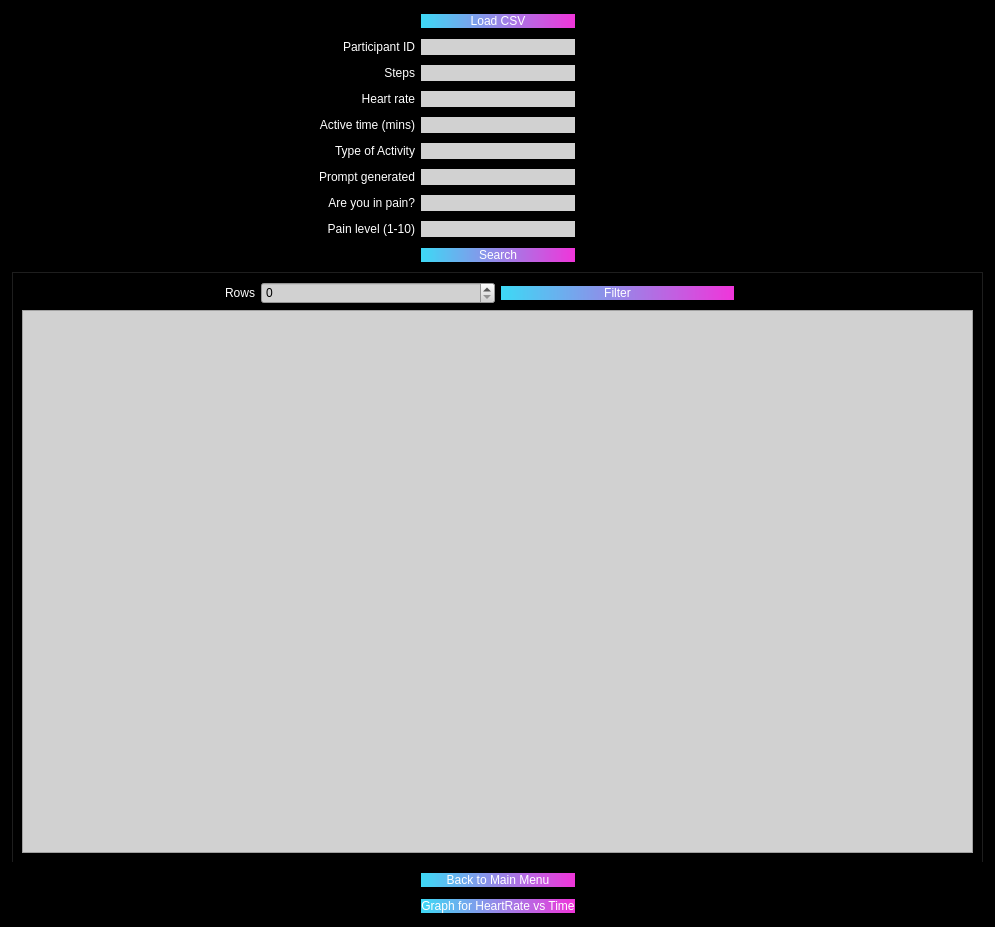
<?xml version="1.0" encoding="UTF-8"?>
<ui version="4.0">
 <class>DataView</class>
 <widget class="QWidget" name="DataView">
  <property name="geometry">
   <rect>
    <x>0</x>
    <y>0</y>
    <width>995</width>
    <height>927</height>
   </rect>
  </property>
  <property name="windowTitle">
   <string>Data View</string>
  </property>
  <property name="styleSheet">
   <string notr="true">background-color: rgb(0, 0, 0);</string>
  </property>
  <layout class="QGridLayout" name="gridLayout_3">
   <item row="0" column="0">
    <layout class="QGridLayout" name="gridLayout">
     <item row="3" column="5">
      <spacer name="horizontalSpacer_8">
       <property name="orientation">
        <enum>Qt::Horizontal</enum>
       </property>
       <property name="sizeHint" stdset="0">
        <size>
         <width>40</width>
         <height>20</height>
        </size>
       </property>
      </spacer>
     </item>
     <item row="6" column="0">
      <spacer name="horizontalSpacer_16">
       <property name="orientation">
        <enum>Qt::Horizontal</enum>
       </property>
       <property name="sizeHint" stdset="0">
        <size>
         <width>40</width>
         <height>20</height>
        </size>
       </property>
      </spacer>
     </item>
     <item row="10" column="6">
      <spacer name="horizontalSpacer_13">
       <property name="orientation">
        <enum>Qt::Horizontal</enum>
       </property>
       <property name="sizeHint" stdset="0">
        <size>
         <width>40</width>
         <height>20</height>
        </size>
       </property>
      </spacer>
     </item>
     <item row="13" column="0">
      <spacer name="horizontalSpacer_25">
       <property name="orientation">
        <enum>Qt::Horizontal</enum>
       </property>
       <property name="sizeHint" stdset="0">
        <size>
         <width>40</width>
         <height>20</height>
        </size>
       </property>
      </spacer>
     </item>
     <item row="0" column="2">
      <spacer name="horizontalSpacer_3">
       <property name="orientation">
        <enum>Qt::Horizontal</enum>
       </property>
       <property name="sizeHint" stdset="0">
        <size>
         <width>40</width>
         <height>20</height>
        </size>
       </property>
      </spacer>
     </item>
     <item row="2" column="5">
      <spacer name="horizontalSpacer_9">
       <property name="orientation">
        <enum>Qt::Horizontal</enum>
       </property>
       <property name="sizeHint" stdset="0">
        <size>
         <width>40</width>
         <height>20</height>
        </size>
       </property>
      </spacer>
     </item>
     <item row="11" column="0" colspan="7">
      <widget class="QTabWidget" name="tabWidget">
       <property name="font">
        <font>
         <pointsize>13</pointsize>
        </font>
       </property>
       <property name="currentIndex">
        <number>0</number>
       </property>
       <property name="tabsClosable">
        <bool>false</bool>
       </property>
       <property name="movable">
        <bool>false</bool>
       </property>
       <property name="tabBarAutoHide">
        <bool>true</bool>
       </property>
       <widget class="QWidget" name="tab">
        <attribute name="title">
         <string>Data</string>
        </attribute>
        <layout class="QGridLayout" name="gridLayout_2">
         <item row="0" column="2">
          <widget class="QSpinBox" name="spinBox">
           <property name="styleSheet">
            <string notr="true">background-color: rgb(209, 209, 209);</string>
           </property>
          </widget>
         </item>
         <item row="0" column="1">
          <widget class="QLabel" name="label">
           <property name="layoutDirection">
            <enum>Qt::LeftToRight</enum>
           </property>
           <property name="styleSheet">
            <string notr="true">color: rgb(255, 255, 255)</string>
           </property>
           <property name="text">
            <string>Rows</string>
           </property>
           <property name="alignment">
            <set>Qt::AlignRight|Qt::AlignTrailing|Qt::AlignVCenter</set>
           </property>
          </widget>
         </item>
         <item row="0" column="3">
          <widget class="QPushButton" name="BtnDescribe">
           <property name="font">
            <font>
             <family>Microsoft YaHei UI</family>
             <pointsize>9</pointsize>
             <weight>50</weight>
             <italic>false</italic>
             <bold>false</bold>
            </font>
           </property>
           <property name="styleSheet">
            <string notr="true">background-color: qlineargradient(spread:pad, x1:0, y1:0, x2:1, y2:0, stop:0 rgba(61, 217, 245, 255), stop:1 rgba(240, 53, 218, 255));
font: 9pt &quot;Microsoft YaHei UI&quot;;
color: rgb(255, 255, 255);
border-style: solid;
border-radius: 15px;</string>
           </property>
           <property name="text">
            <string>Filter</string>
           </property>
          </widget>
         </item>
         <item row="2" column="1" colspan="4">
          <widget class="QTableWidget" name="tableWidget">
           <property name="styleSheet">
            <string notr="true">background-color: rgb(209, 209, 209);</string>
           </property>
          </widget>
         </item>
        </layout>
       </widget>
      </widget>
     </item>
     <item row="7" column="0">
      <spacer name="horizontalSpacer_18">
       <property name="orientation">
        <enum>Qt::Horizontal</enum>
       </property>
       <property name="sizeHint" stdset="0">
        <size>
         <width>40</width>
         <height>20</height>
        </size>
       </property>
      </spacer>
     </item>
     <item row="2" column="2">
      <widget class="QLabel" name="label_5">
       <property name="styleSheet">
        <string notr="true">color: rgb(255, 255, 255);</string>
       </property>
       <property name="text">
        <string>Steps</string>
       </property>
       <property name="alignment">
        <set>Qt::AlignRight|Qt::AlignTrailing|Qt::AlignVCenter</set>
       </property>
      </widget>
     </item>
     <item row="5" column="2">
      <widget class="QLabel" name="label_6">
       <property name="styleSheet">
        <string notr="true">color: rgb(255, 255, 255);</string>
       </property>
       <property name="text">
        <string>Type of Activity</string>
       </property>
       <property name="alignment">
        <set>Qt::AlignRight|Qt::AlignTrailing|Qt::AlignVCenter</set>
       </property>
      </widget>
     </item>
     <item row="6" column="5">
      <spacer name="horizontalSpacer_17">
       <property name="orientation">
        <enum>Qt::Horizontal</enum>
       </property>
       <property name="sizeHint" stdset="0">
        <size>
         <width>40</width>
         <height>20</height>
        </size>
       </property>
      </spacer>
     </item>
     <item row="6" column="2">
      <widget class="QLabel" name="label_7">
       <property name="styleSheet">
        <string notr="true">color: rgb(255, 255, 255);</string>
       </property>
       <property name="text">
        <string>Prompt generated</string>
       </property>
       <property name="alignment">
        <set>Qt::AlignRight|Qt::AlignTrailing|Qt::AlignVCenter</set>
       </property>
      </widget>
     </item>
     <item row="1" column="5">
      <spacer name="horizontalSpacer_11">
       <property name="orientation">
        <enum>Qt::Horizontal</enum>
       </property>
       <property name="sizeHint" stdset="0">
        <size>
         <width>40</width>
         <height>20</height>
        </size>
       </property>
      </spacer>
     </item>
     <item row="4" column="2">
      <widget class="QLabel" name="label_4">
       <property name="styleSheet">
        <string notr="true">color: rgb(255, 255, 255);</string>
       </property>
       <property name="text">
        <string>Active time (mins)</string>
       </property>
       <property name="alignment">
        <set>Qt::AlignRight|Qt::AlignTrailing|Qt::AlignVCenter</set>
       </property>
      </widget>
     </item>
     <item row="9" column="3">
      <widget class="QLineEdit" name="PainLevelLabel">
       <property name="styleSheet">
        <string notr="true">background-color: rgb(209, 209, 209);
border-radius: 11px;</string>
       </property>
      </widget>
     </item>
     <item row="4" column="0">
      <spacer name="horizontalSpacer_7">
       <property name="orientation">
        <enum>Qt::Horizontal</enum>
       </property>
       <property name="sizeHint" stdset="0">
        <size>
         <width>40</width>
         <height>20</height>
        </size>
       </property>
      </spacer>
     </item>
     <item row="13" column="3">
      <widget class="QPushButton" name="HeartGraph">
       <property name="styleSheet">
        <string notr="true">background-color: qlineargradient(spread:pad, x1:0, y1:0, x2:1, y2:0, stop:0 rgba(61, 217, 245, 255), stop:1 rgba(240, 53, 218, 255));
font: 9pt &quot;Microsoft YaHei UI&quot;;
color: rgb(255, 255, 255);
border-style: solid;
border-radius: 15px;</string>
       </property>
       <property name="text">
        <string>Graph for HeartRate vs Time</string>
       </property>
      </widget>
     </item>
     <item row="4" column="5">
      <spacer name="horizontalSpacer_10">
       <property name="orientation">
        <enum>Qt::Horizontal</enum>
       </property>
       <property name="sizeHint" stdset="0">
        <size>
         <width>40</width>
         <height>20</height>
        </size>
       </property>
      </spacer>
     </item>
     <item row="9" column="2">
      <widget class="QLabel" name="label_9">
       <property name="styleSheet">
        <string notr="true">color: rgb(255, 255, 255);</string>
       </property>
       <property name="text">
        <string>Pain level (1-10)</string>
       </property>
       <property name="alignment">
        <set>Qt::AlignRight|Qt::AlignTrailing|Qt::AlignVCenter</set>
       </property>
      </widget>
     </item>
     <item row="1" column="2">
      <widget class="QLabel" name="label_2">
       <property name="styleSheet">
        <string notr="true">color: rgb(255, 255, 255);</string>
       </property>
       <property name="text">
        <string>Participant ID</string>
       </property>
       <property name="alignment">
        <set>Qt::AlignRight|Qt::AlignTrailing|Qt::AlignVCenter</set>
       </property>
      </widget>
     </item>
     <item row="4" column="3">
      <widget class="QLineEdit" name="TimeLabel">
       <property name="styleSheet">
        <string notr="true">background-color: rgb(209, 209, 209);
border-radius: 11px;</string>
       </property>
      </widget>
     </item>
     <item row="3" column="1">
      <spacer name="horizontalSpacer_6">
       <property name="orientation">
        <enum>Qt::Horizontal</enum>
       </property>
       <property name="sizeHint" stdset="0">
        <size>
         <width>40</width>
         <height>20</height>
        </size>
       </property>
      </spacer>
     </item>
     <item row="10" column="2">
      <spacer name="horizontalSpacer_12">
       <property name="orientation">
        <enum>Qt::Horizontal</enum>
       </property>
       <property name="sizeHint" stdset="0">
        <size>
         <width>40</width>
         <height>20</height>
        </size>
       </property>
      </spacer>
     </item>
     <item row="5" column="5">
      <spacer name="horizontalSpacer_15">
       <property name="orientation">
        <enum>Qt::Horizontal</enum>
       </property>
       <property name="sizeHint" stdset="0">
        <size>
         <width>40</width>
         <height>20</height>
        </size>
       </property>
      </spacer>
     </item>
     <item row="13" column="5">
      <spacer name="horizontalSpacer_24">
       <property name="orientation">
        <enum>Qt::Horizontal</enum>
       </property>
       <property name="sizeHint" stdset="0">
        <size>
         <width>40</width>
         <height>20</height>
        </size>
       </property>
      </spacer>
     </item>
     <item row="9" column="5">
      <spacer name="horizontalSpacer_21">
       <property name="orientation">
        <enum>Qt::Horizontal</enum>
       </property>
       <property name="sizeHint" stdset="0">
        <size>
         <width>40</width>
         <height>20</height>
        </size>
       </property>
      </spacer>
     </item>
     <item row="12" column="3">
      <widget class="QPushButton" name="MainMenu">
       <property name="styleSheet">
        <string notr="true">background-color: qlineargradient(spread:pad, x1:0, y1:0, x2:1, y2:0, stop:0 rgba(61, 217, 245, 255), stop:1 rgba(240, 53, 218, 255));
font: 9pt &quot;Microsoft YaHei UI&quot;;
color: rgb(255, 255, 255);
border-style: solid;
border-radius: 15px;</string>
       </property>
       <property name="text">
        <string>Back to Main Menu</string>
       </property>
      </widget>
     </item>
     <item row="5" column="1">
      <spacer name="horizontalSpacer_14">
       <property name="orientation">
        <enum>Qt::Horizontal</enum>
       </property>
       <property name="sizeHint" stdset="0">
        <size>
         <width>40</width>
         <height>20</height>
        </size>
       </property>
      </spacer>
     </item>
     <item row="10" column="3">
      <widget class="QPushButton" name="ButtonSearch">
       <property name="styleSheet">
        <string notr="true">background-color: qlineargradient(spread:pad, x1:0, y1:0, x2:1, y2:0, stop:0 rgba(61, 217, 245, 255), stop:1 rgba(240, 53, 218, 255));
font: 9pt &quot;Microsoft YaHei UI&quot;;
color: rgb(255, 255, 255);
border-style: solid;
border-radius: 15px;</string>
       </property>
       <property name="text">
        <string>Search</string>
       </property>
      </widget>
     </item>
     <item row="12" column="5">
      <spacer name="horizontalSpacer_22">
       <property name="orientation">
        <enum>Qt::Horizontal</enum>
       </property>
       <property name="sizeHint" stdset="0">
        <size>
         <width>40</width>
         <height>20</height>
        </size>
       </property>
      </spacer>
     </item>
     <item row="12" column="0">
      <spacer name="horizontalSpacer_23">
       <property name="orientation">
        <enum>Qt::Horizontal</enum>
       </property>
       <property name="sizeHint" stdset="0">
        <size>
         <width>40</width>
         <height>20</height>
        </size>
       </property>
      </spacer>
     </item>
     <item row="7" column="5">
      <spacer name="horizontalSpacer_19">
       <property name="orientation">
        <enum>Qt::Horizontal</enum>
       </property>
       <property name="sizeHint" stdset="0">
        <size>
         <width>40</width>
         <height>20</height>
        </size>
       </property>
      </spacer>
     </item>
     <item row="0" column="3">
      <widget class="QPushButton" name="LoadData">
       <property name="styleSheet">
        <string notr="true">background-color: qlineargradient(spread:pad, x1:0, y1:0, x2:1, y2:0, stop:0 rgba(61, 217, 245, 255), stop:1 rgba(240, 53, 218, 255));
font: 9pt &quot;Microsoft YaHei UI&quot;;
color: rgb(255, 255, 255);
border-style: solid;
border-radius: 15px;</string>
       </property>
       <property name="text">
        <string>Load CSV</string>
       </property>
      </widget>
     </item>
     <item row="5" column="3">
      <widget class="QLineEdit" name="ActivityTypeLabel">
       <property name="styleSheet">
        <string notr="true">background-color: rgb(209, 209, 209);
border-radius: 11px;</string>
       </property>
      </widget>
     </item>
     <item row="9" column="0">
      <spacer name="horizontalSpacer_20">
       <property name="orientation">
        <enum>Qt::Horizontal</enum>
       </property>
       <property name="sizeHint" stdset="0">
        <size>
         <width>40</width>
         <height>20</height>
        </size>
       </property>
      </spacer>
     </item>
     <item row="6" column="3">
      <widget class="QLineEdit" name="PromptLabel">
       <property name="styleSheet">
        <string notr="true">background-color: rgb(209, 209, 209);
border-radius: 11px;</string>
       </property>
      </widget>
     </item>
     <item row="2" column="1">
      <spacer name="horizontalSpacer_5">
       <property name="orientation">
        <enum>Qt::Horizontal</enum>
       </property>
       <property name="sizeHint" stdset="0">
        <size>
         <width>40</width>
         <height>20</height>
        </size>
       </property>
      </spacer>
     </item>
     <item row="2" column="3">
      <widget class="QLineEdit" name="StepsLabel">
       <property name="styleSheet">
        <string notr="true">background-color: rgb(209, 209, 209);
border-radius: 11px;</string>
       </property>
      </widget>
     </item>
     <item row="1" column="1">
      <spacer name="horizontalSpacer_4">
       <property name="orientation">
        <enum>Qt::Horizontal</enum>
       </property>
       <property name="sizeHint" stdset="0">
        <size>
         <width>40</width>
         <height>20</height>
        </size>
       </property>
      </spacer>
     </item>
     <item row="3" column="2">
      <widget class="QLabel" name="label_3">
       <property name="styleSheet">
        <string notr="true">color: rgb(255, 255, 255);</string>
       </property>
       <property name="text">
        <string>Heart rate</string>
       </property>
       <property name="alignment">
        <set>Qt::AlignRight|Qt::AlignTrailing|Qt::AlignVCenter</set>
       </property>
      </widget>
     </item>
     <item row="3" column="3">
      <widget class="QLineEdit" name="HeartRateLabel">
       <property name="styleSheet">
        <string notr="true">background-color: rgb(209, 209, 209);
border-radius: 11px;</string>
       </property>
      </widget>
     </item>
     <item row="7" column="2">
      <widget class="QLabel" name="label_8">
       <property name="styleSheet">
        <string notr="true">color: rgb(255, 255, 255);</string>
       </property>
       <property name="text">
        <string>Are you in pain?</string>
       </property>
       <property name="alignment">
        <set>Qt::AlignRight|Qt::AlignTrailing|Qt::AlignVCenter</set>
       </property>
      </widget>
     </item>
     <item row="0" column="4">
      <spacer name="horizontalSpacer">
       <property name="orientation">
        <enum>Qt::Horizontal</enum>
       </property>
       <property name="sizeHint" stdset="0">
        <size>
         <width>40</width>
         <height>20</height>
        </size>
       </property>
      </spacer>
     </item>
     <item row="1" column="3">
      <widget class="QLineEdit" name="IDLabel">
       <property name="styleSheet">
        <string notr="true">background-color: rgb(209, 209, 209);
border-radius: 11px;</string>
       </property>
      </widget>
     </item>
     <item row="7" column="3">
      <widget class="QLineEdit" name="PainLabel">
       <property name="styleSheet">
        <string notr="true">background-color: rgb(209, 209, 209);
border-radius: 11px;</string>
       </property>
      </widget>
     </item>
    </layout>
   </item>
  </layout>
 </widget>
 <resources/>
 <connections/>
</ui>
